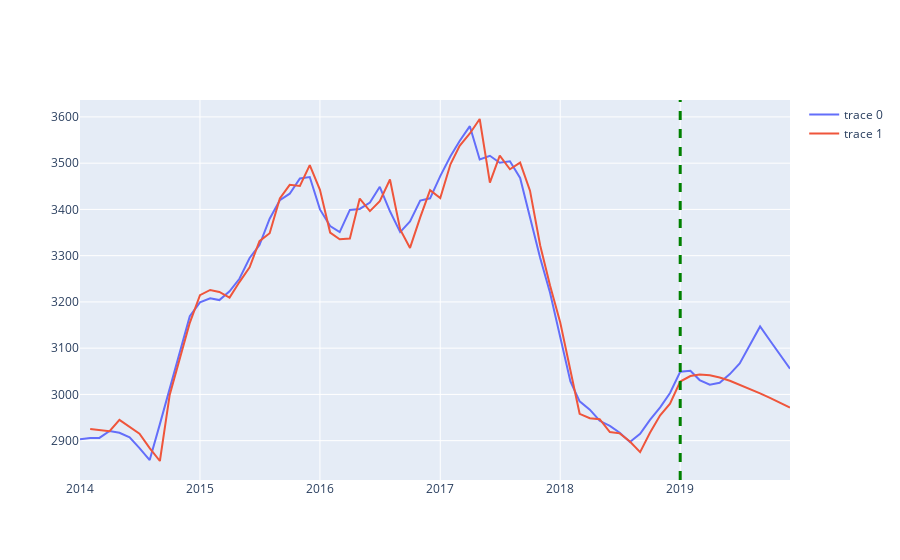

The code cell stored with this chart in its notebook:
### Code cell
plot_arima('10028', pred_dict_acs)
